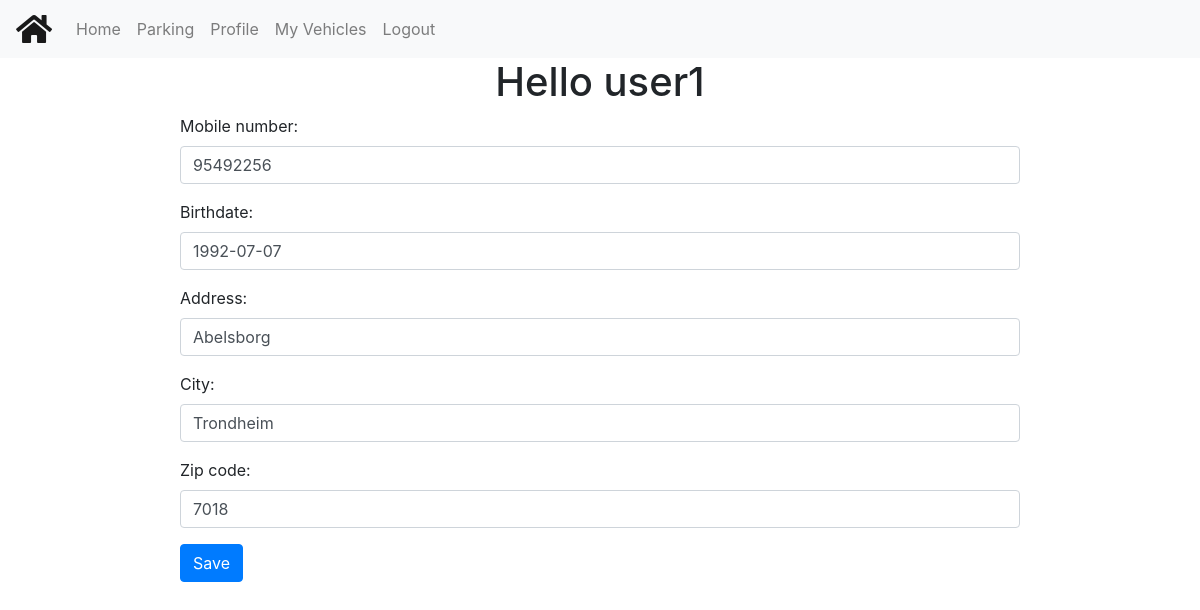
The app's page /parking/profile/5/update/ (signed in) with its own data.
### parkingsystem/models.py (models this page shows, shortened)
class Profile(models.Model):
    user = models.OneToOneField(User, on_delete=models.CASCADE)
    mobile_number = models.CharField(max_length=20, blank=True, null=True)
    address = models.CharField(max_length=150, blank=True, null=True)
    city = models.CharField(max_length=50, blank=True, null=True)
    zip_code = models.PositiveIntegerField(blank=True, null=True)
    birthdate = models.DateField(blank=True, null=True)
    total_income = models.PositiveIntegerField(blank=True, null=True)

### parkingsystem/views.py (the view)
# urls.py: path('profile/<int:pk>/update/', views.ProfileUpdate.as_view(), name ='profile-update'),
class ProfileUpdate(UpdateView):
    model = Profile
    fields = ['mobile_number', 'birthdate', 'address', 'city', 'zip_code']

### parkingsystem/templates/parkingsystem/profile_form.html (shortened to what this page needs)
{% extends "base.html" %}
{% block content %}
{% if user.is_authenticated %}
<h1>Hello {{user.username}}</h1>
<form  action="" method="post">
    {% include 'bootstrap-form.html' with form=form %}
    <button type="submit" class="btn btn-primary">Save</button>
</form>
{% endif %}
{% endblock %}

### parkingsystem/templates/bootstrap-form.html (shortened to what this page needs)
{% load widget_tweaks %}
{% for field in form.visible_fields %}
  <div class="form-group">
    {{ field.label_tag }}
    {% if form.is_bound %}
      {% if field.errors %}
        {% render_field field class="form-control is-invalid" %}
        {% for error in field.errors %}
          <div class="invalid-feedback">
            {{ error }}
          </div>
        {% endfor %}
      {% else %}
        {% render_field field class="form-control is-valid" %}
      {% endif %}
    {% else %}
      {% render_field field class="form-control" %}
    {% endif %}
  </div>
{% endfor %}

### parkingsystem/static/css/styles.css (style rules this page uses)
h1, h2 { text-align: center; }

### records on screen
Profile: mobile_number "95492256" "1992-07-07" "Abelsborg" "Trondheim" "7018"

### other values on screen
{{ user.username }} "user1"
{{ field.label_tag }} "Mobile number:" "Birthdate:" "Address:" "City:" "Zip code:"
